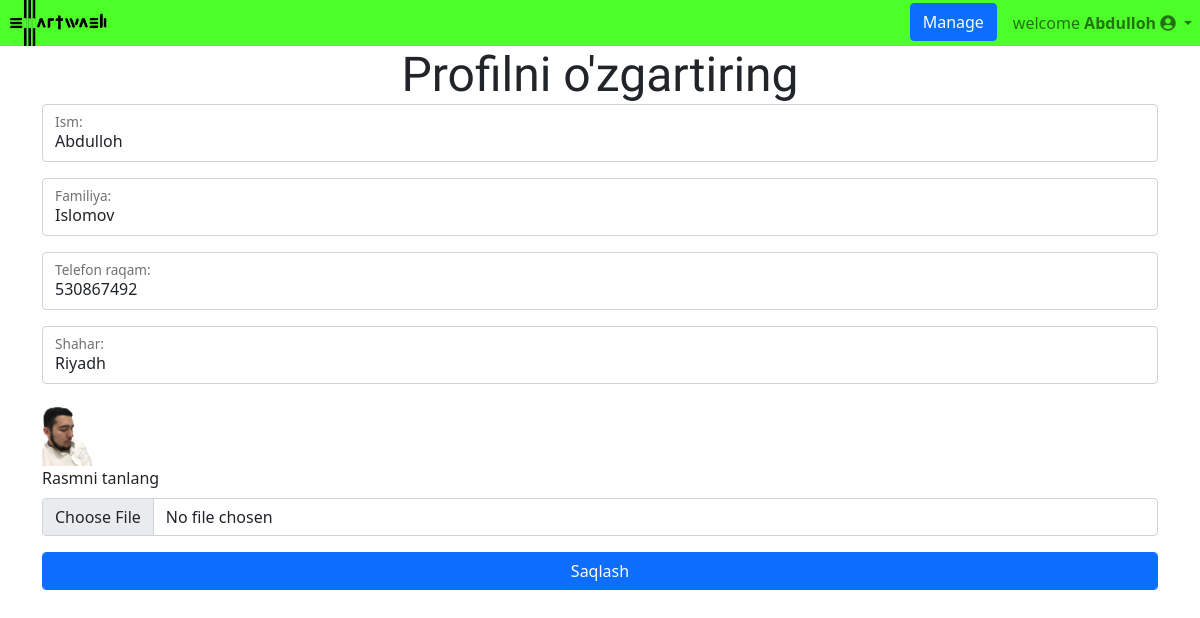
Page /accounts/edit-profile/1/ (signed in) on the committed database.
### accounts/models.py (models this page shows, shortened)
class CustomUser(AbstractUser):
    tel = models.PositiveIntegerField(null=True, unique=True)
    shahar = models.CharField(max_length=20, null=True)
    photo = models.ImageField(upload_to='clientimages/', blank=True, null=True)
    USERNAME_FIELD = "tel"

### accounts/views.py (the view, shortened to what this page needs)
# urls.py: path('edit-profile/<int:pk>/', views.clientProfileEdit, name='editprofile'),
@login_required
def clientProfileEdit(request, pk):
    client = CustomUser.objects.get(id=pk)
    context = {'user': client}
    return render(request, 'client/client_profile_edit.html', context)

### templates/client/client_profile_edit.html (shortened to what this page needs)
{% extends 'main.html' %} {% load crispy_forms_tags %} {% block content %}
<div class="row">
  <div class="col text-center">
    <div class="display-5 fontgilda">Profilni o'zgartiring</div>
  </div>
</div>
<form action="" method="POST" enctype="multipart/form-data">
  <div class="form-floating mb-3">
    <input
      type="text"
      class="form-control"
      id="floatingInput"
      placeholder="Ism"
      value="{{user.first_name}}"
      name="first_name"
      required
    />
    <label for="floatingInput">Ism:</label>
  </div>
  <div class="form-floating mb-3">
    <input
      type="text"
      class="form-control"
      id="floatingInput"
      placeholder="Familiya"
      value="{{user.last_name}}"
      name="last_name"
      required
    />
    <label for="floatingInput">Familiya:</label>
  </div>
  <div class="form-floating mb-3">
    <input
      type="number"
      class="form-control"
      id="floatingPassword"
      placeholder="telefon raqam"
      value="{{user.tel}}"
      name="tel"
      required
    />
    <label for="floatingInput">Telefon raqam:</label>
  </div>
  <div class="form-floating mb-3">
    <input
      type="text"
      class="form-control"
      id="floatingPassword"
      placeholder="telefon raqam"
      name="shahar"
      value="{{user.shahar}}"
      required
    />
    <label for="floatingInput">Shahar:</label>
  </div>
  {% if user.photo %}
  <img src="{{user.photo.url}}" width="50px" alt="img" />
  {% endif %}
  <div class="mb-3">
    <label for="formFile" class="form-label">Rasmni tanlang</label>
    <input class="form-control" name="image" type="file" id="formFile" />
  </div>
  <button class="form-control btn btn-primary mb-3 w-100" type="submit">
    Saqlash
  </button>
</form>
{% endblock content %}

### templates/main.html (shortened to what this page needs)
<!DOCTYPE html>
{% load static %}
<html lang="en">
  <head>
    <link
      rel="stylesheet"
      type="text/css"
      href="{% static 'css/style.css' %}"
    />
    <link
      href="https://cdn.jsdelivr.net/npm/bootstrap@5.0.2/dist/css/bootstrap.min.css"
      rel="stylesheet"
    />
    <link
      rel="stylesheet"
      href="https://use.fontawesome.com/releases/v5.8.1/css/all.css"
    />
  </head>
  <body>
    <nav class="navbar navbar-expand-lg navbar-light p-0">
      <div class="container-fluid chul p-0">
        <a class="navbar-brand p-0 " href="{% url 'clientHomePage' %}">
          <img
            src="/static/images/smt.png"
            width="100"
            class="d-inline-block align-top my-0 mx-2"
            alt=""
          />
          </a
        >
        <div class="collapse navbar-collapse" id="navbarNavDropdown">
          {% if user.is_authenticated %}
          <ul class="navbar-nav">
            {% if user.is_staff %}
              <li class="nav-item"><a class="btn btn-primary mx-2" href="{% url 'admin_page' %}">Manage</a></li>
            {% endif %}
            <li class="nav-item dropdown">
              <a
                class="nav-link dropdown-toggle"
                id="navbarDropdownMenuLink"
                role="button"
                data-bs-toggle="dropdown"
                aria-expanded="false"
                >welcome <b>{{ user.first_name | title}}</b>
                <i class="fas fa-user-circle"></i>
              </a>
            </li>
          </ul>
          {% endif %}
        </div>
      </div>
    </nav>
    {% if request.path == '/' %}
    <div class="layout">
      {% else %}
      <div>
      {% endif %}
      <div class="container">{% block content %} {% endblock content %}</div>
    </div>
  </body>
</html>

### static/css/style.css (style rules this page uses)
.fontgilda { font-family: "Gilda Display", serif; }
body { margin: 0; padding: 0; height: 100vh; font-family: "Barlow Semi Condensed", sans-serif; font-size: large; }
.chul { background-color: #2bff00d7; }

### rows in the picture
CustomUser: first_name "Abdulloh", last_name "Islomov", tel "530867492", shahar "Riyadh", photo (picture)
